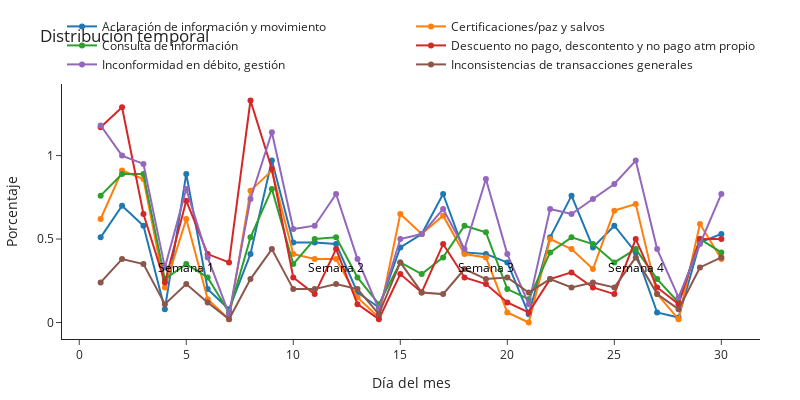

This figure's notebook cell:
### Markdown cell above
# Temporalidad

### Code cell
fig = plot_line_weekday(df, title="Distribución temporal", threshold=80)
fig.write_image(PATH_FIGS.joinpath("line_weekday.png"))
fig.show()

### Figure 1 — Plotly figure (JSON) as saved in the notebook; plotly's stock layout.template omitted (floating-point values rounded to 4 significant figures)
{"data": [{"mode": "lines+markers", "name": "Aclaración de información y movimiento", "type": "scatter", "x": [1, 2, 3, 4, 5, 6, 7, 8, 9, 10, 11, 12, 13, 14, 15, 16, 17, 18, 19, 20, 21, 22, 23, 24, 25, 26, 27, 28, 29, 30], "y": [0.51, 0.7, 0.58, 0.08, 0.89, 0.2, 0.08, 0.41, 0.97, 0.48, 0.48, 0.47, 0.18, 0.09, 0.45, 0.53, 0.77, 0.42, 0.41, 0.36, 0.05, 0.51, 0.76, 0.45, 0.58, 0.42, 0.06, 0.03, 0.48, 0.53]}, {"mode": "lines+markers", "name": "Certificaciones/paz y salvos", "type": "scatter", "x": [1, 2, 3, 4, 5, 6, 7, 8, 9, 10, 11, 12, 13, 14, 15, 16, 17, 18, 19, 20, 21, 22, 23, 24, 25, 26, 27, 28, 29, 30], "y": [0.62, 0.91, 0.86, 0.21, 0.62, 0.14, 0.02, 0.79, 0.91, 0.41, 0.38, 0.38, 0.15, 0.03, 0.65, 0.53, 0.64, 0.41, 0.39, 0.06, 0, 0.5, 0.44, 0.32, 0.67, 0.71, 0.17, 0.02, 0.59, 0.38]}, {"mode": "lines+markers", "name": "Consulta de información", "type": "scatter", "x": [1, 2, 3, 4, 5, 6, 7, 8, 9, 10, 11, 12, 13, 14, 15, 16, 17, 18, 19, 20, 21, 22, 23, 24, 25, 26, 27, 28, 29, 30], "y": [0.76, 0.89, 0.89, 0.26, 0.35, 0.27, 0.06, 0.51, 0.8, 0.35, 0.5, 0.51, 0.27, 0.11, 0.36, 0.29, 0.39, 0.58, 0.54, 0.2, 0.14, 0.42, 0.51, 0.47, 0.36, 0.44, 0.26, 0.12, 0.5, 0.42]}, {"mode": "lines+markers", "name": "Descuento no pago, descontento y no pago atm propio", "type": "scatter", "x": [1, 2, 3, 4, 5, 6, 7, 8, 9, 10, 11, 12, 13, 14, 15, 16, 17, 18, 19, 20, 21, 22, 23, 24, 25, 26, 27, 28, 29, 30], "y": [1.17, 1.29, 0.65, 0.24, 0.73, 0.41, 0.36, 1.33, 0.92, 0.27, 0.17, 0.44, 0.11, 0.02, 0.29, 0.18, 0.47, 0.27, 0.23, 0.12, 0.06, 0.26, 0.3, 0.21, 0.17, 0.5, 0.21, 0.11, 0.5, 0.5]}, {"mode": "lines+markers", "name": "Inconformidad en débito, gestión ", "type": "scatter", "x": [1, 2, 3, 4, 5, 6, 7, 8, 9, 10, 11, 12, 13, 14, 15, 16, 17, 18, 19, 20, 21, 22, 23, 24, 25, 26, 27, 28, 29, 30], "y": [1.18, 1, 0.95, 0.33, 0.8, 0.39, 0.05, 0.74, 1.14, 0.56, 0.58, 0.77, 0.38, 0.08, 0.5, 0.53, 0.68, 0.44, 0.86, 0.41, 0.11, 0.68, 0.65, 0.74, 0.83, 0.97, 0.44, 0.15, 0.47, 0.77]}, {"mode": "lines+markers", "name": "Inconsistencias de transacciones generales", "type": "scatter", "x": [1, 2, 3, 4, 5, 6, 7, 8, 9, 10, 11, 12, 13, 14, 15, 16, 17, 18, 19, 20, 21, 22, 23, 24, 25, 26, 27, 28, 29, 30], "y": [0.24, 0.38, 0.35, 0.11, 0.23, 0.12, 0.02, 0.26, 0.44, 0.2, 0.2, 0.23, 0.2, 0.05, 0.36, 0.18, 0.17, 0.32, 0.26, 0.27, 0.18, 0.26, 0.21, 0.24, 0.21, 0.39, 0.17, 0.08, 0.33, 0.39]}], "layout": {"annotations": [{"align": "center", "font": {"color": "black"}, "showarrow": false, "text": "Semana 1", "x": 5, "y": 0.33}, {"align": "center", "font": {"color": "black"}, "showarrow": false, "text": "Semana 2", "x": 12, "y": 0.33}, {"align": "center", "font": {"color": "black"}, "showarrow": false, "text": "Semana 3", "x": 19, "y": 0.33}, {"align": "center", "font": {"color": "black"}, "showarrow": false, "text": "Semana 4", "x": 26, "y": 0.33}], "height": 400, "legend": {"bgcolor": "rgba(255,255,255,0.5)", "orientation": "h", "title": {}, "x": 1, "xanchor": "right", "y": 1.02, "yanchor": "bottom"}, "margin": {"b": 40, "l": 40, "r": 40, "t": 40}, "shapes": [{"line": {"color": "grey", "dash": "dash"}, "type": "line", "x0": -0.5, "x1": -0.5, "xref": "x", "y0": 0, "y1": 1, "yref": "y domain"}, {"line": {"color": "grey", "dash": "dash"}, "type": "line", "x0": 6.5, "x1": 6.5, "xref": "x", "y0": 0, "y1": 1, "yref": "y domain"}, {"line": {"color": "grey", "dash": "dash"}, "type": "line", "x0": 13.5, "x1": 13.5, "xref": "x", "y0": 0, "y1": 1, "yref": "y domain"}, {"line": {"color": "grey", "dash": "dash"}, "type": "line", "x0": 20.5, "x1": 20.5, "xref": "x", "y0": 0, "y1": 1, "yref": "y domain"}, {"line": {"color": "grey", "dash": "dash"}, "type": "line", "x0": 27.5, "x1": 27.5, "xref": "x", "y0": 0, "y1": 1, "yref": "y domain"}], "title": {"text": "Distribución temporal"}, "width": 800, "xaxis": {"title": {"text": "Día del mes"}}, "yaxis": {"title": {"text": "Porcentaje"}}}}
